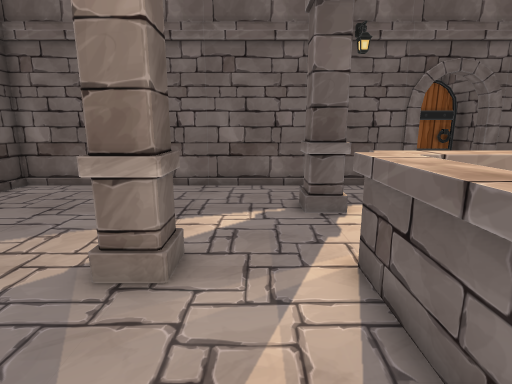
[1] (above)

18 first-person views from a walk through a Unity game level. The camera is 1.2 m above the floor, tilts 12° down and sees 80° across. The floor is counted in squares, 0.5 m on a side. Each view is taken from the middle of a square. On the plan, view 1 faces up. The plan holds only what a view shows up to about 19 squares ahead; the rest is blank. The place goes on beyond the plan. The player is left out. Some animated figures are not drawn. Door leaves are left out, so doorways stand open.

[2]
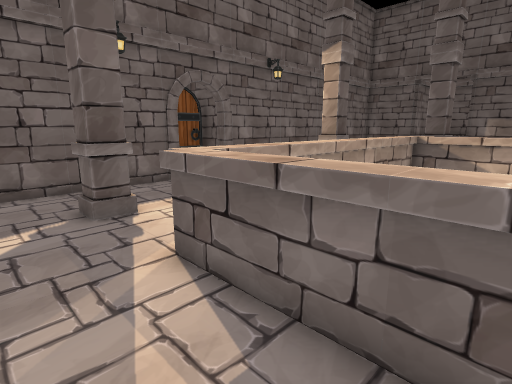

[3]
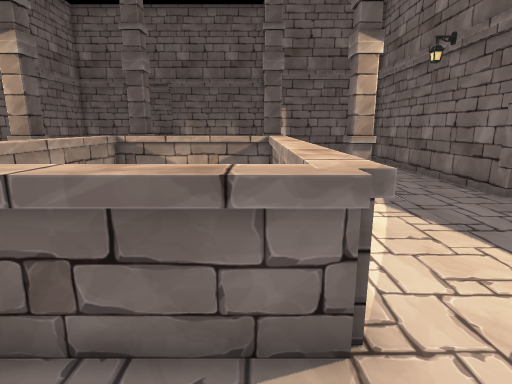

[4]
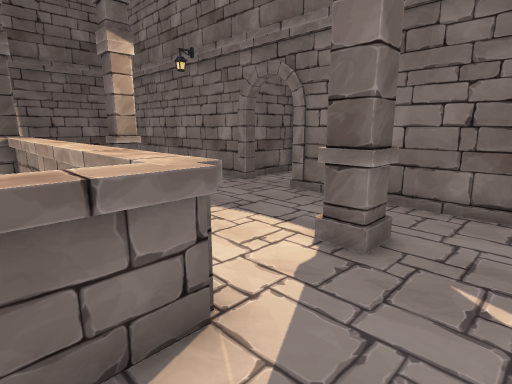

[5]
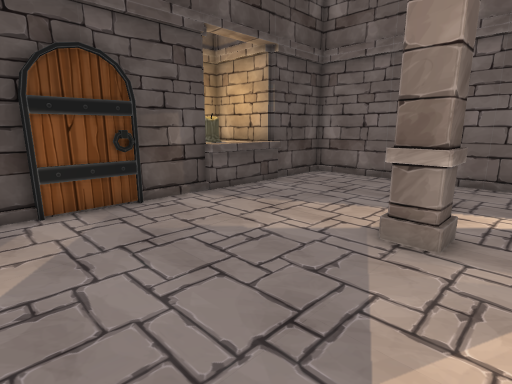

[6]
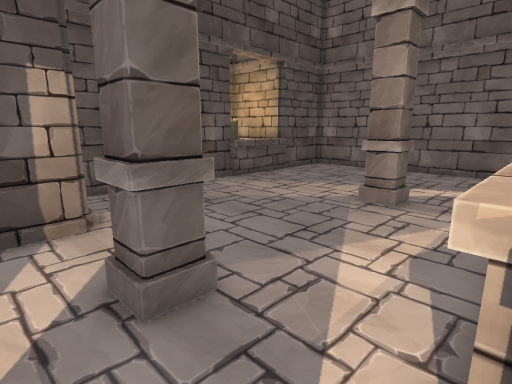

[7]
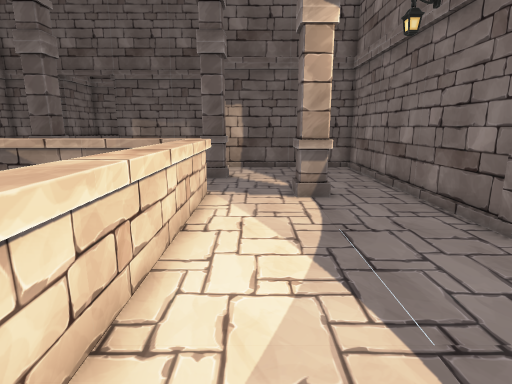

[8]
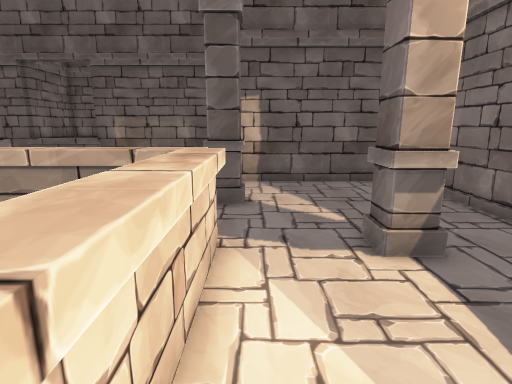

[9]
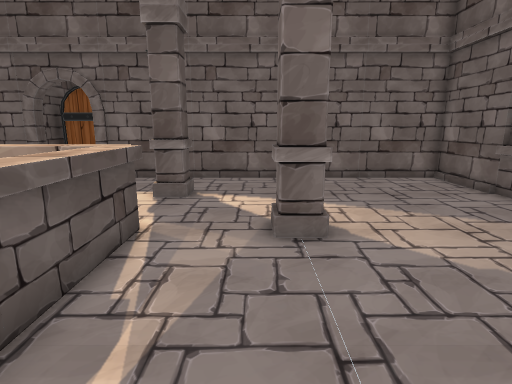

[10]
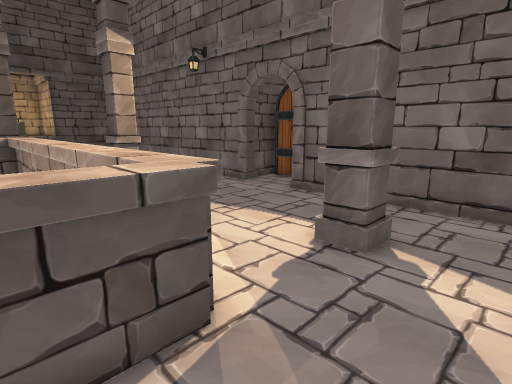

[11]
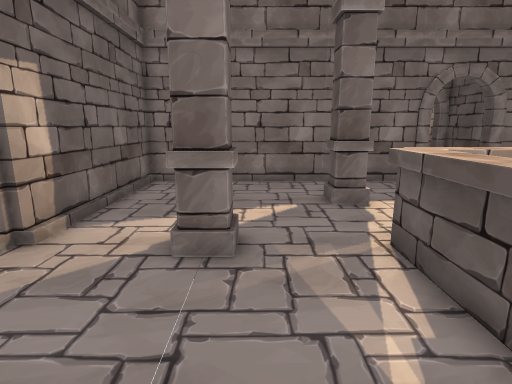

[12]
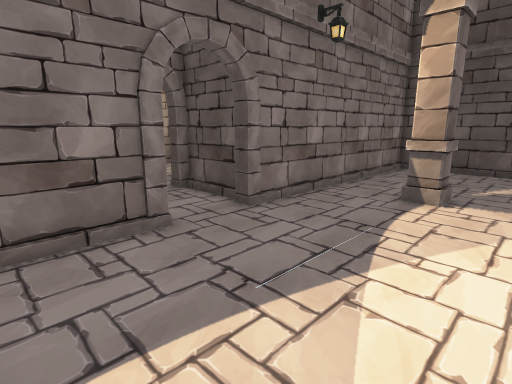

[13]
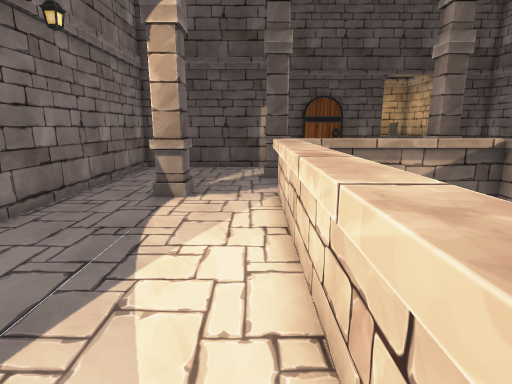

[14]
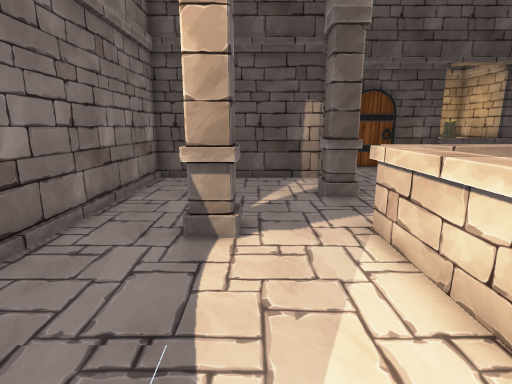

[15]
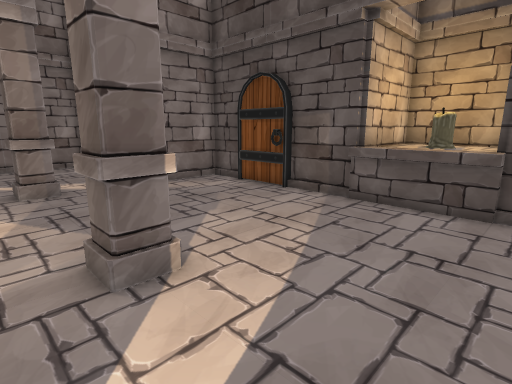

[16]
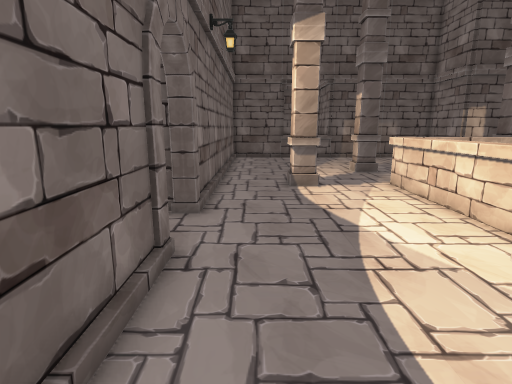

[17]
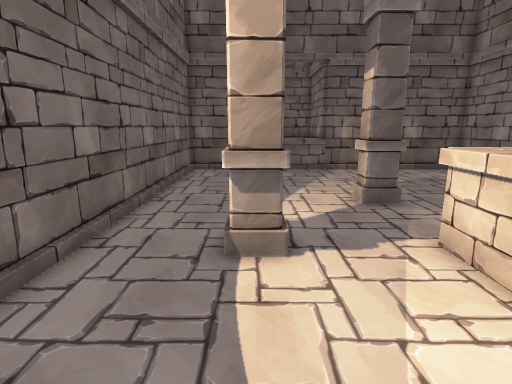

[18]
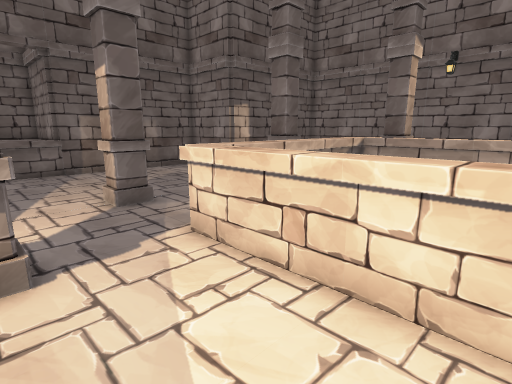

### Floor plan
Key: @ floor where view 1 was taken; # wall or solid block; . floor; D open door; = window, fence, low wall or low ledge; ^ raised ledge; O other object.
Columns run from 12 left of view 1 to 28 right of it. Each row starts with its distance up from view 1.
 14                   #.. #
 13   #################...#################
 12   #..... .............................#
 11   #..... .............................#
 10   #...........O...........O...........#
  9 ###=.........OOO.........OOO..........###
  8 ^^^^..........O...........O...........^
  7 O^^^............ .....................^
  6 ^^^^......O....   ............O.......^
  5 ###=.....OOO..^^^^^^^^^^^^^..OOO......###
  4   #.......O...^           ^...O.......#
  3   #...........^           ^........   #
  2   ##..........^           ^.........  #
  1   # ..........^           ^...........#
  0   # ........@.^           ^...........#
 -1   #...........^           ^.......  ..#
 -2   #.......O...^           ^...O....   #
 -3   #####..OOO..^^^^^^^^^^^^^..OOO..#####
 -4       #...O...................O...#
 -5       #...........................#
 -6       #.......O...........O.......#
 -7       #......OOO..=====..OOO......#
 -8       #.......O...........O.......#
 -9       #...........................#
-10       #...........................#
-11       #############DDD#############

Where each view was taken, in squares from view 1:
view 1: 0 up, 0 right, facing up
view 2: 0 up, 1 left, facing up-right
view 3: 2 down, 1 left, facing right
view 4: 1 down, 1 left, facing down-right
view 5: 2 down, 0 right, facing up-left
view 6: 5 down, 2 right, facing up-left
view 7: 5 down, 3 right, facing right
view 8: 4 down, 8 right, facing right
view 9: 2 down, 17 right, facing up
view 10: 3 up, 17 right, facing up-left
view 11: 3 up, 17 right, facing down
view 12: 4 down, 13 right, facing down-left
view 13: 4 down, 13 right, facing left
view 14: 6 down, 9 right, facing left
view 15: 10 up, 0 right, facing down-left
view 16: 11 up, 1 right, facing right
view 17: 9 up, 8 right, facing right
view 18: 9 up, 8 right, facing down-right
